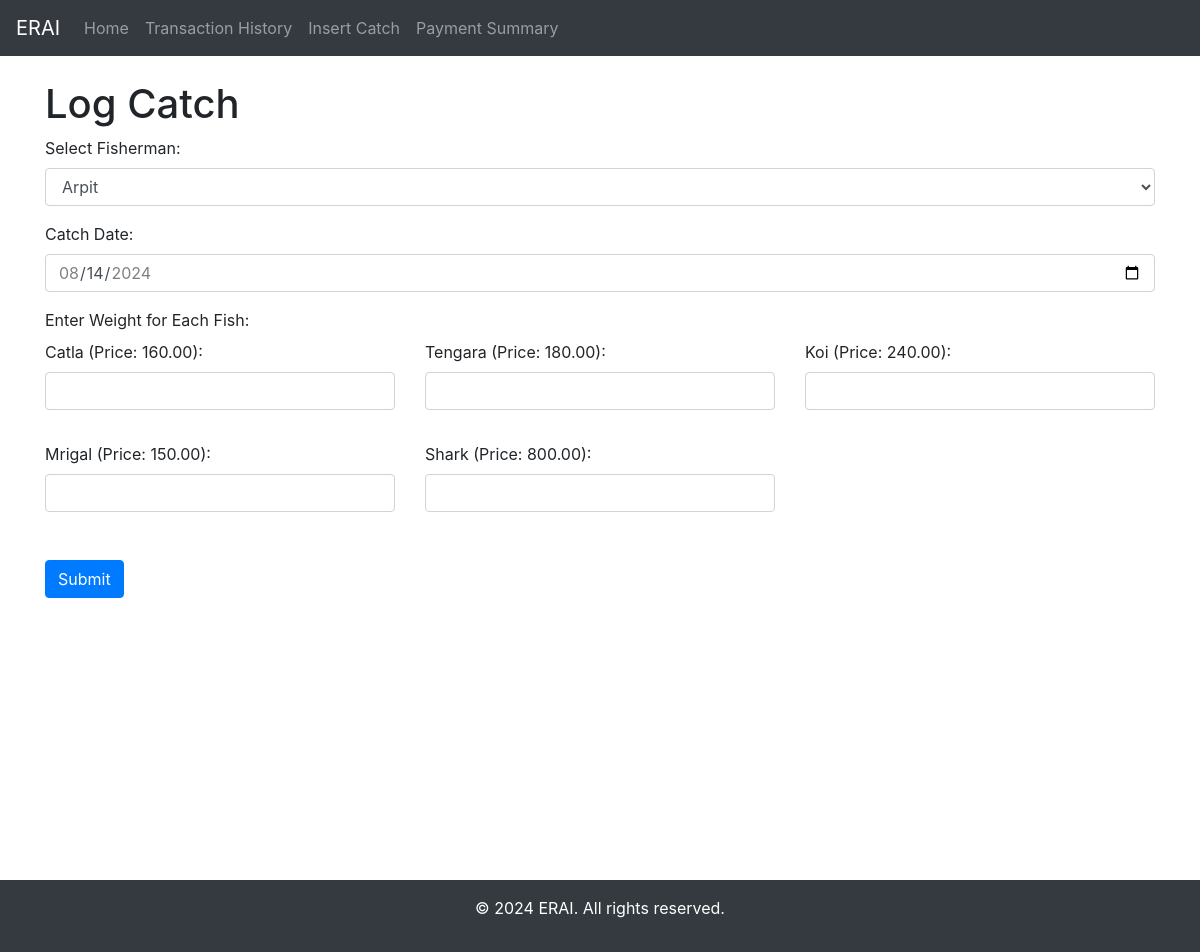
The page /log_catch/ on the database its author committed.
### myApp/models.py (models this page shows, shortened)
class Fish(models.Model):
    name = models.CharField(max_length=255)
    price = models.DecimalField(max_digits=10, decimal_places=2)
    royalty_amount = models.DecimalField(max_digits=10, decimal_places=2, default=0.00)

### myApp/views.py (the view)
# urls.py: path('log_catch/', log_catch, name='log_catch'),
def log_catch(request):
    if request.method == 'POST':
        fisherman_id = request.POST.get('fisherman')
        fisherman = Fisherman.objects.get(id=fisherman_id)
        fish_ids = [fish.id for fish in Fish.objects.all()]
        for fish_id in fish_ids:
            weight = request.POST.get(f'weight_{fish_id}')
            if weight and float(weight) > 0:
                fish = Fish.objects.get(id=fish_id)
                Catch.objects.create(
                    fisherman=fisherman,
                    fish=fish,
                    catch_date=timezone.now().date(),  # Assuming the catch date is today
                    weight=weight,
                    is_paid=False
                )
        return redirect("log_catch")  # Redirect to a success page or another view
    else:
        fishermen = Fisherman.objects.all()
        fish_list = Fish.objects.all()
        return render(request, 'catchByFisherman.html', {'fishermen': fishermen, 'fish_list': fish_list})

### myApp/templates/catchByFisherman.html (shortened to what this page needs)
{% extends 'base.html' %}
{% block content %}
    <h1>Log Catch</h1>
    <form method="post" action="{% url 'log_catch' %}">
        <div class="form-group">
            <label for="fisherman">Select Fisherman:</label>
            <select name="fisherman" id="fisherman" class="form-control" required>
                {% for fisherman in fishermen %}
                    <option value="{{ fisherman.id }}">{{ fisherman.name }}</option>
                {% endfor %}
            </select>
        </div>
        <div class="form-group">
            <label for="catch_date">Catch Date:</label>
            <input type="date" id="catch_date" name="catch_date" class="form-control" required>
        </div>
        <div class="form-group">
            <label for="fish_weights">Enter Weight for Each Fish:</label>
            <div class="row" id="fish_weights">
                {% for fish in fish_list %}
                    <div class="col-md-4 mb-3">
                        <div class="form-group">
                            <label for="weight_{{ fish.id }}">{{ fish.name }} (Price: {{ fish.price }}):</label>
                            <input type="number" name="weight_{{ fish.id }}" id="weight_{{ fish.id }}" class="form-control" step="0.01" min="0">
                        </div>
                    </div>
                {% endfor %}
            </div>
        </div>
        <button type="submit" class="btn btn-primary">Submit</button>
    </form>
{% endblock %}

### myApp/templates/base.html (style rules this page uses)
html, body { height: 100%; margin: 0; }

### rows shown on the page
Fish: name "Catla", price "160.00"
Fish: name "Tengara", price "180.00"
Fish: name "Koi", price "240.00"
Fish: name "Mrigal", price "150.00"
Fish: name "Shark", price "800.00"

### other values the page prints
form field fisherman "Arpit"
